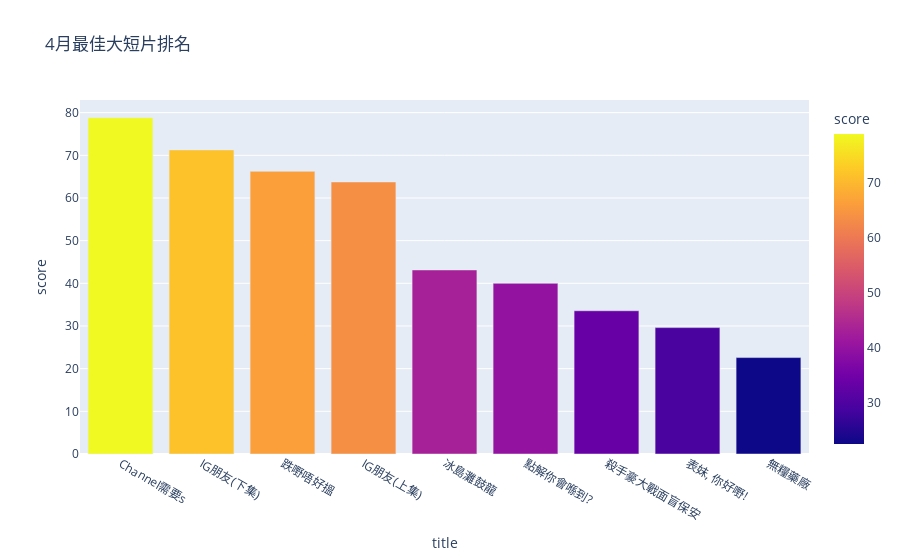

The notebook cell saved with this chart:
### Code cell
# Plot the full ranking as a bar chart
fig = px.bar(results.sort_values(by=['score'], ascending=False),    # sort the videos in descending order of their scores
             x='title', y='score', color='score', title='4月最佳大短片排名')
fig.show()

### Figure 1 — Plotly figure (JSON) as saved in the notebook; plotly's stock layout.template omitted (floating-point values rounded to 4 significant figures)
{"data": [{"alignmentgroup": "True", "hovertemplate": "title=%{x}<br>score=%{marker.color}<extra></extra>", "legendgroup": "", "marker": {"color": [78.81, 71.26, 66.25, 63.76, 43.14, 40.0, 33.57, 29.62, 22.59], "coloraxis": "coloraxis"}, "name": "", "offsetgroup": "", "orientation": "v", "showlegend": false, "textposition": "auto", "type": "bar", "x": ["Channel需要s", "IG朋友(下集)", "跌嘢唔好搵", "IG朋友(上集)", "冰島灘鼓龍", "點解你會喺到?", "殺手豪大戰面盲保安", "表妹, 你好嘢!", "無糧藥廠"], "xaxis": "x", "y": [78.81, 71.26, 66.25, 63.76, 43.14, 40.0, 33.57, 29.62, 22.59], "yaxis": "y"}], "layout": {"barmode": "relative", "coloraxis": {"colorbar": {"title": {"text": "score"}}, "colorscale": [[0, "#0d0887"], [0.1111, "#46039f"], [0.2222, "#7201a8"], [0.3333, "#9c179e"], [0.4444, "#bd3786"], [0.5556, "#d8576b"], [0.6667, "#ed7953"], [0.7778, "#fb9f3a"], [0.8889, "#fdca26"], [1, "#f0f921"]]}, "legend": {"tracegroupgap": 0}, "title": {"text": "4月最佳大短片排名"}, "xaxis": {"anchor": "y", "domain": [0, 1], "title": {"text": "title"}}, "yaxis": {"anchor": "x", "domain": [0, 1], "title": {"text": "score"}}}}
